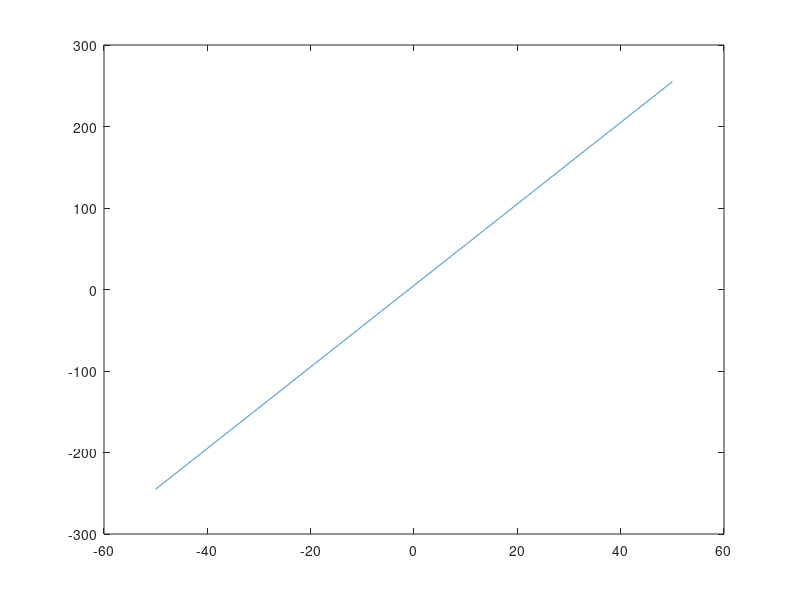

The MATLAB script that drew this image:
function EcuacionLineal()

clc
clear all;

disp ('Calculo del dominio y rango de funciones');
disp ('Funcion lineal');
disp ('Sea la funcion ax + b :');

a = input ('Ingrese el valor de a   ');
b = input ('Ingrese el valor de b   ');

x = -50:0.01:50;
y = a*x + b;

plot (x,y);


disp ('El dominio es: (-?, ?)');